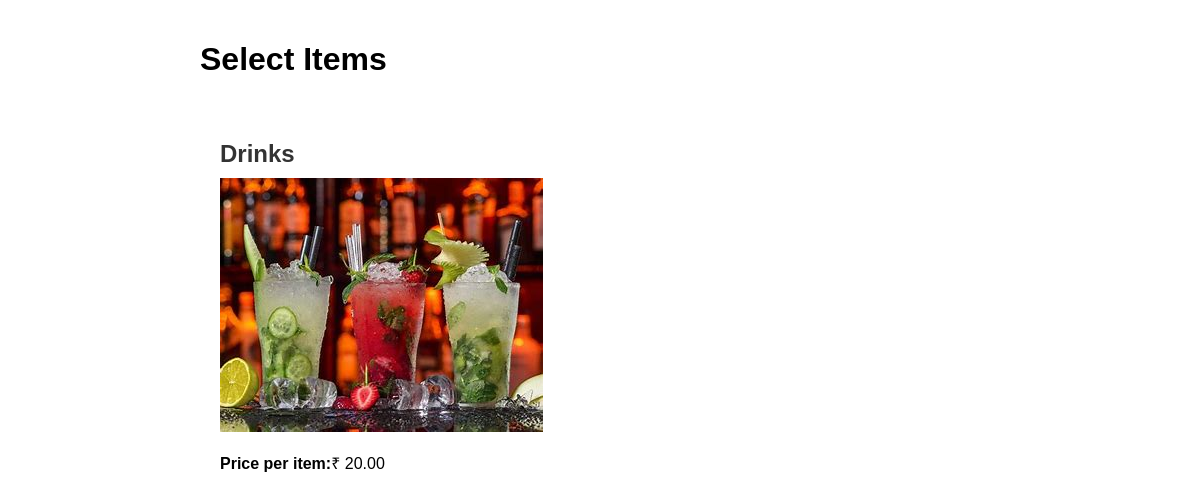
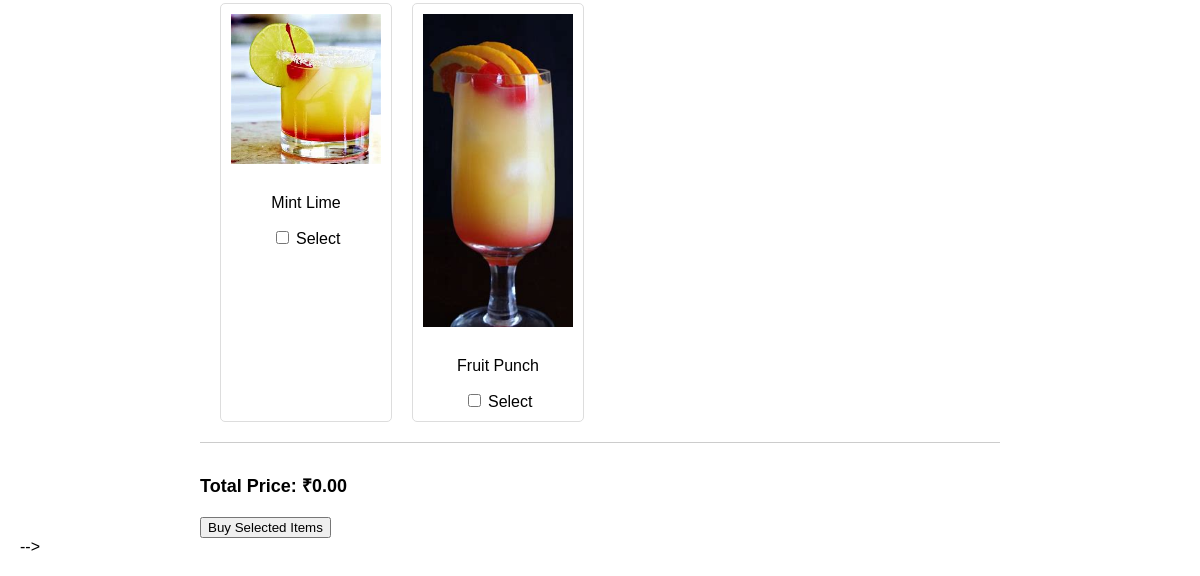
Page /item_category_list on the earlier database version (2 pictures, top to bottom).
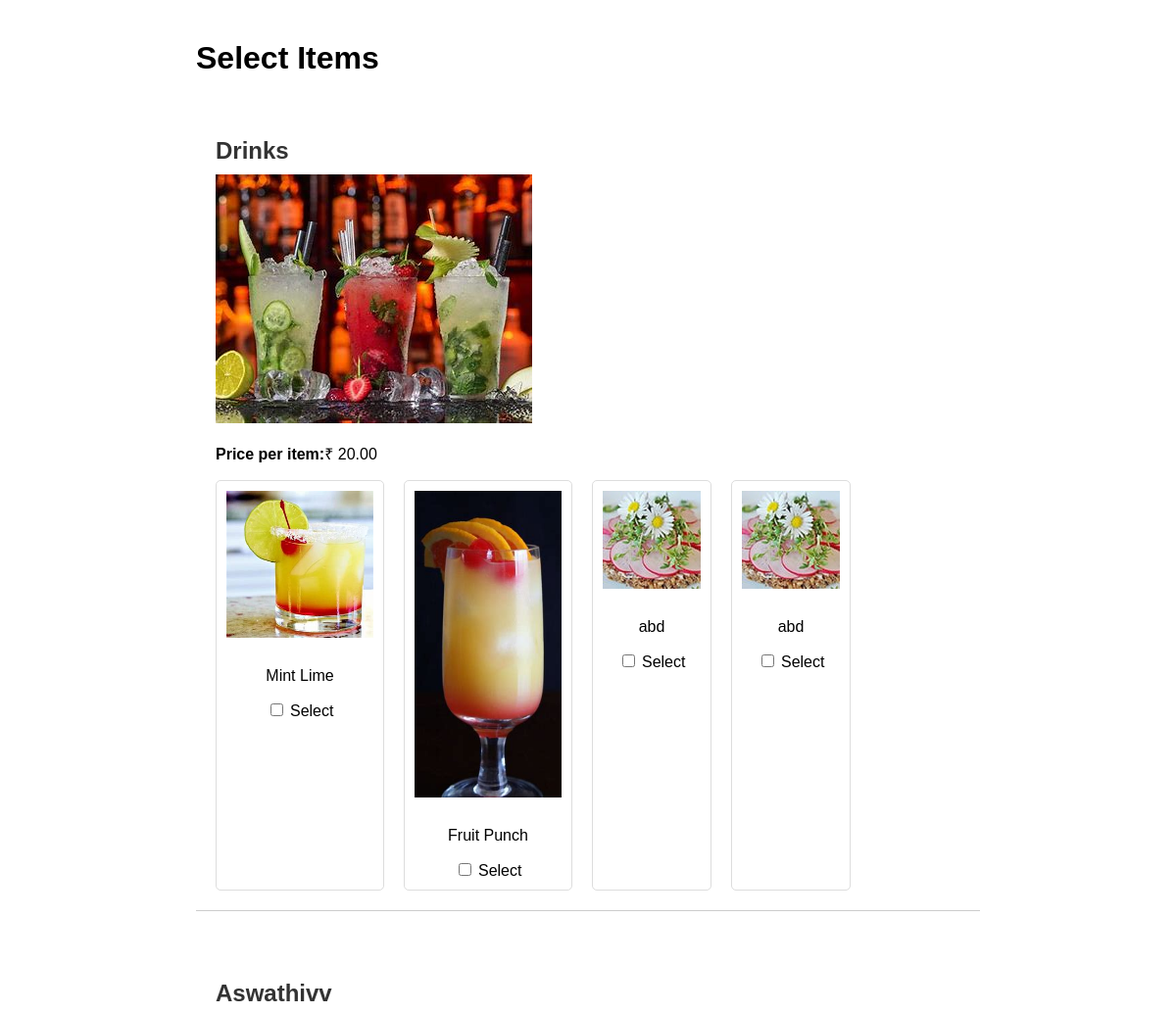
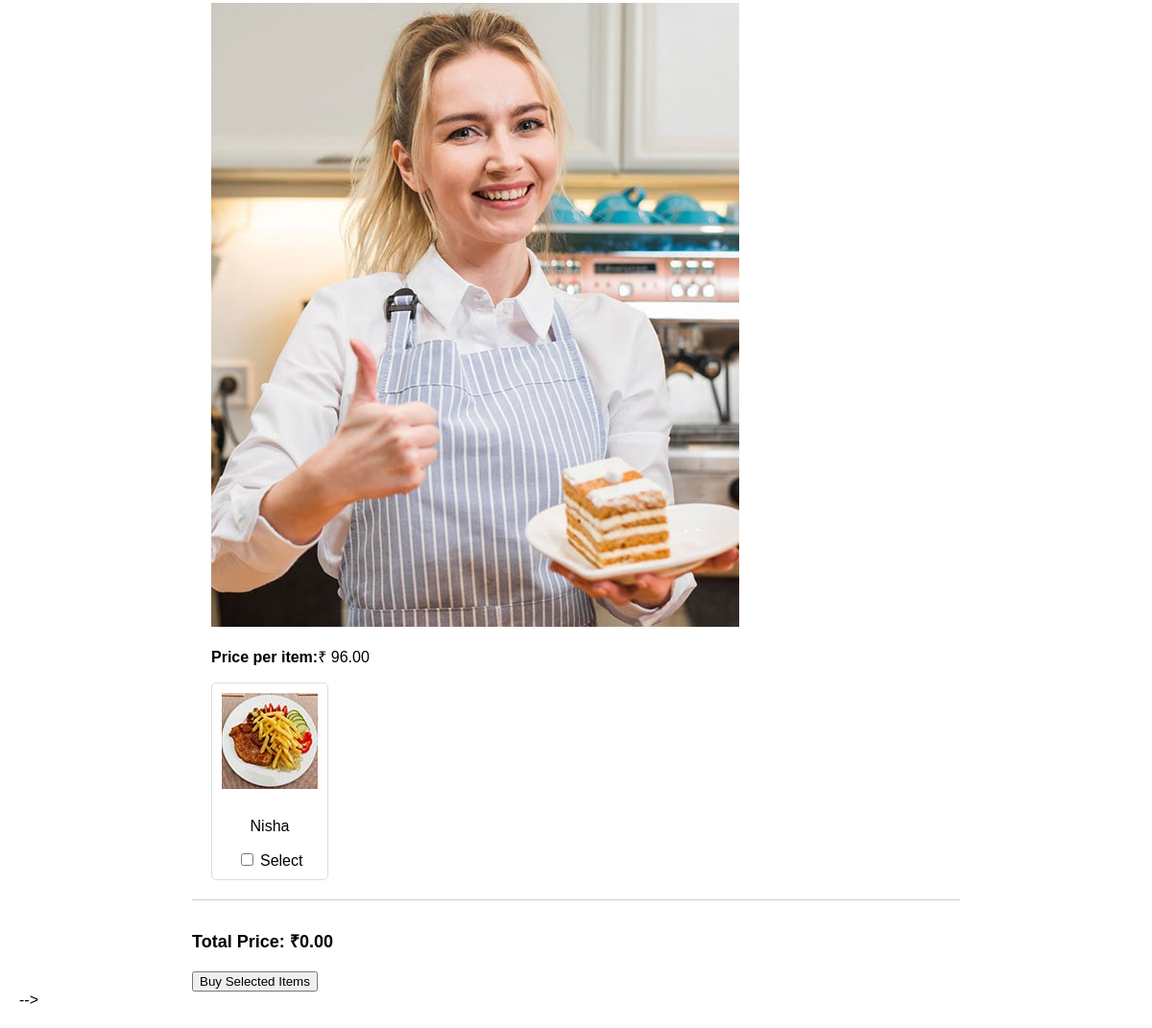
Same page on the later database version (2 pictures, top to bottom).
### app/models.py (models this page shows, shortened)
class ItemCategory(models.Model):
    img = models.FileField()
    name = models.CharField(max_length=100)
    price = models.DecimalField(max_digits=10, decimal_places=2)

class Item(models.Model):
    category = models.ForeignKey(ItemCategory, on_delete=models.CASCADE)
    name = models.CharField(max_length=100)
    img = models.FileField()

### app/views.py (the view)
# urls.py: path('item_category_list',views.item_category_list),
def item_category_list(request):
    categories = ItemCategory.objects.prefetch_related('item_set').all()
    item = Item.objects.all()
    return render(request, "user/categories.html", {"categories": categories, "item": item})

### templates/user/categories.html (shortened to what this page needs)
<!DOCTYPE html>
<html lang="en">
<head>
</head>
<body>
    <div class="container">
        <h1>Select Items</h1>
        {% for category in categories %}
            <div class="category">
                <h2>{{ category.name }}</h2>
                <img src="{{ category.img.url }}" alt="">
                <p><strong>Price per item:</strong>₹ {{ category.price }}</p>
                <div class="items">
                    {% for item in category.item_set.all %}
                        <div class="item">
                            <img src="{{ item.img.url }}" alt="{{ item.name }}">
                            <p>{{ item.name }}</p>
                            <label>
                                <input type="checkbox" class="item-checkbox" value="{{ item.id }}" data-price="{{ category.price }}" onclick="updateTotalPrice()">
                                Select
                            </label>
                        </div>
                    {% endfor %}
                </div>
            </div>
        {% endfor %}
        <p id="total-price" class="total-price">Total Price: ₹0.00</p>
        <button type="button" class="btn btn-primary" onclick="redirectToContactVendor()">Buy Selected Items</button>
    </div>
</body>
</html> -->

### templates/user/categories.html (style rules this page uses)
body { font-family: Arial, sans-serif; margin: 0; padding: 20px; }
.container { max-width: 800px; margin: auto; }
.category { margin-bottom: 30px; padding: 20px; border-bottom: 1px solid #ccc; }
.category h2 { margin-bottom: 10px; color: #333; }
.items { display: flex; flex-wrap: wrap; gap: 20px; }
.item { border: 1px solid #ddd; padding: 10px; border-radius: 5px; max-width: 150px; text-align: center; }
.item img { max-width: 100%; height: auto; margin-bottom: 10px; }
.item label { display: block; margin-top: 5px; }
.total-price { font-size: 18px; margin: 20px 0; font-weight: bold; }

Differences in the rows shown:
added Item: img (picture), name "abd", shown under ItemCategory "Drinks"
added Item: img (picture), name "abd", shown under ItemCategory "Drinks"
added ItemCategory: name "Aswathivv", img (picture), price "96.00"
added Item: img (picture), name "Nisha", shown under "Aswathivv"
